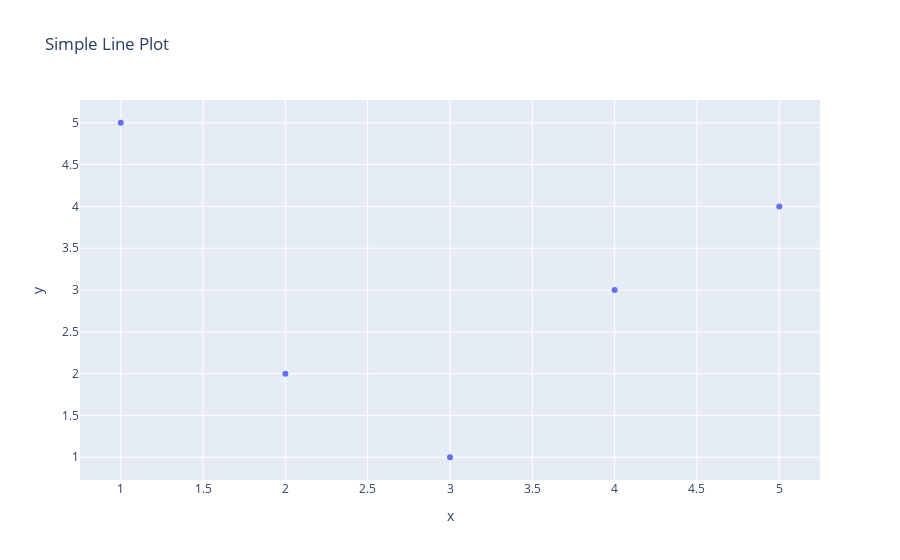

This figure's notebook cell:
### Code cell
import plotly.express as px
fig = px.scatter(x=x_piont, y=y_point, title="Simple Line Plot")
fig.show()

### Figure 1 — Plotly figure (JSON) as saved in the notebook; plotly's stock layout.template omitted (floating-point values rounded to 4 significant figures)
{"data": [{"hovertemplate": "x=%{x}<br>y=%{y}<extra></extra>", "legendgroup": "", "marker": {"color": "#636efa", "symbol": "circle"}, "mode": "markers", "name": "", "orientation": "v", "showlegend": false, "type": "scatter", "x": [1, 2, 3, 4, 5], "xaxis": "x", "y": [5, 2, 1, 3, 4], "yaxis": "y"}], "layout": {"autosize": true, "legend": {"tracegroupgap": 0}, "title": {"text": "Simple Line Plot"}, "xaxis": {"anchor": "y", "autorange": true, "domain": [0, 1], "range": [0.744, 5.256], "title": {"text": "x"}, "type": "linear"}, "yaxis": {"anchor": "x", "autorange": true, "domain": [0, 1], "range": [0.6699, 5.33], "title": {"text": "y"}, "type": "linear"}}}
